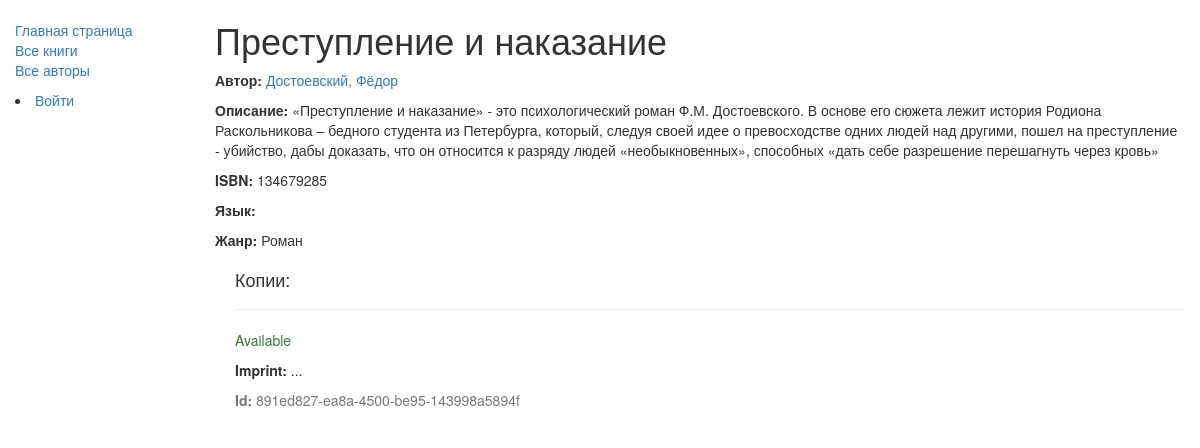
Before: /catalog/book/1 with the older database file.
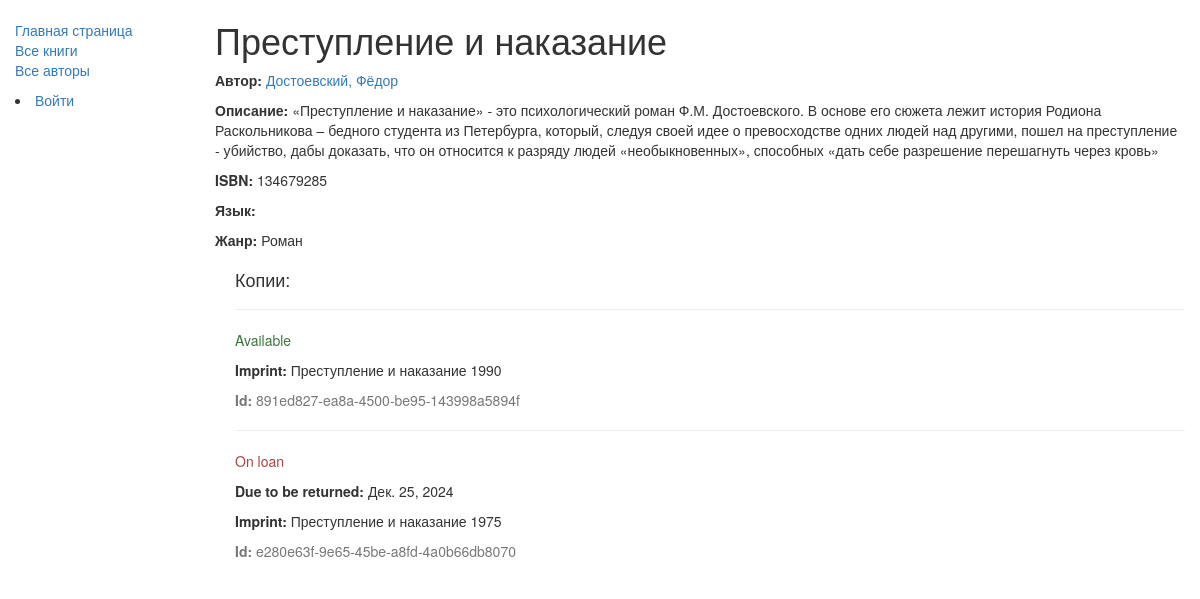
After: the same page with the newer database file.
### catalog/models.py (models this page shows, shortened)
class Genre(models.Model):
    name = models.CharField(max_length=200, help_text="Enter a book genre (e.g. Science Fiction, French Poetry etc.)")
    def __str__(self):
            return self.name

class BookInstance(models.Model):
    id = models.UUIDField(primary_key=True, default=uuid.uuid4,
                          help_text="Unique ID for this particular book across whole library")
    book = models.ForeignKey('Book', on_delete=models.SET_NULL, null=True)
    imprint = models.CharField(max_length=200)
    due_back = models.DateField(null=True, blank=True)
    borrower = models.ForeignKey(User, on_delete=models.SET_NULL, null=True, blank=True)
    LOAN_STATUS = (
        ('m', 'Maintenance'),
        ('o', 'On loan'),
        ('a', 'Available'),
        ('r', 'Reserved'),
    )
    status = models.CharField(max_length=1, choices=LOAN_STATUS, blank=True, default='m',
                              help_text='Book availability')
    class Meta:
        ordering = ["due_back"]
        permissions = (("can_mark_returned", "Set book as returned"),)

### catalog/views.py (the view)
# urls.py: re_path(r'^book/(?P<pk>\d+)$', views.BookDetailView.as_view(), name='book-detail'),
class BookDetailView(generic.DetailView):
    model = Book

### catalog/models.py (called while the page is built)
    def __str__(self):
        return '%s, %s' % (self.last_name, self.first_name)

### catalog/templates/catalog/book_detail.html
{% extends "base_generic.html" %}
{% block content %}
  <h1>{{ book.title }}</h1>
  <p><strong>Автор:</strong> <a href="{% url 'author-detail' book.author.pk %}">{{ book.author }}</a></p>
  <p><strong>Описание:</strong> {{ book.summary }}</p>
  <p><strong>ISBN:</strong> {{ book.isbn }}</p>
  <p><strong>Язык:</strong> {{ book.language }}</p>
  <p><strong>Жанр:</strong> {% for genre in book.genre.all %} {{ genre }}{% if not forloop.last %}, {% endif %}{% endfor %}</p>
  <div style="margin-left:20px;margin-top:20px">
    <h4>Копии:</h4>
    {% for copy in book.bookinstance_set.all %}
    <hr>
    <p class="{% if copy.status == 'a' %}text-success{% elif copy.status == 'o' %}text-danger{% else %}text-warning{% endif %}">{{ copy.get_status_display }}</p>
    {% if copy.status != 'a' %}<p><strong>Due to be returned:</strong> {{copy.due_back}}</p>{% endif %}
    <p><strong>Imprint:</strong> {{copy.imprint}}</p>
    <p class="text-muted"><strong>Id:</strong> {{copy.id}}</p>
    {% endfor %}
  </div>
{% endblock %}

Changed rows visible on the page:
changed BookInstance "Available": imprint "..." → "Преступление и наказание 1990"
added BookInstance: status "On loan", due_back "Дек. 25, 2024", imprint "Преступление и наказание 1975", id "e280e63f-9e65-45be-a8fd-4a0b66db8070"
